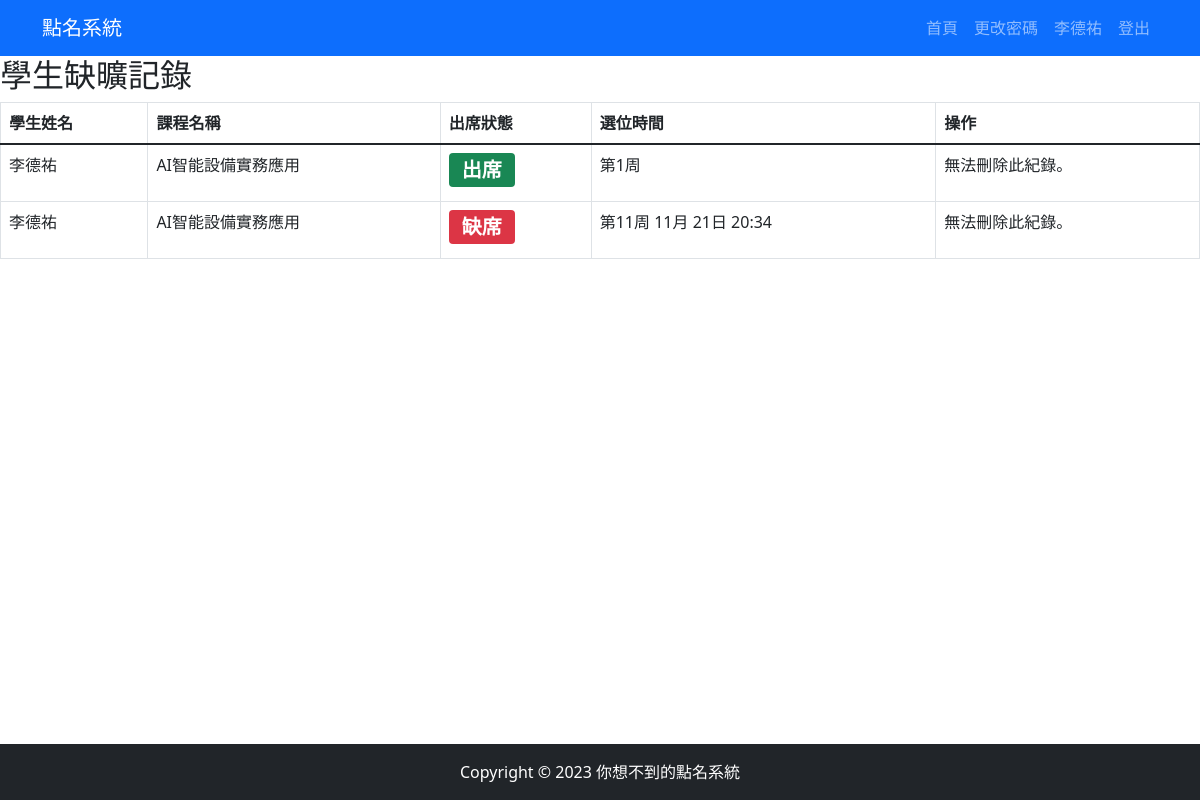
Page /record/AI智能設備實務應用/ (signed in) on the committed database.
### loginapp/models.py (models this page shows, shortened)
class Student(models.Model):
    className = models.CharField(max_length=20, verbose_name='班級名稱')
    studentID = models.CharField(max_length=10, primary_key=True, verbose_name='學號')
    name = models.CharField(max_length=30, verbose_name='姓名')
    password = models.CharField(max_length=128, verbose_name='密碼')
    email = models.EmailField(max_length=254, verbose_name='email')
    is_student = models.BooleanField(default=True)
    is_teacher = models.BooleanField(default=False)
    def __str__(self):
        return self.name
    class Meta:
        verbose_name = '學生'
        verbose_name_plural = '學生列表'

class Course_seat(models.Model):
    WEEK_CHOICES = [(i, f'{i}周') for i in range(1, 19)]  # 生成1到18周的选择项
    id = models.AutoField(primary_key=True, verbose_name='ID')
    student = models.ForeignKey(Student, on_delete=models.CASCADE, verbose_name='學生')
    number = models.IntegerField(default=0, null=True, verbose_name='座位號')
    course = models.ForeignKey(Course, on_delete=models.CASCADE, verbose_name='課程')
    is_absent = models.BooleanField(default=False, verbose_name='是否缺席')
    selection_time = models.DateTimeField(null=True, verbose_name='選課時間')
    week_number = models.IntegerField(choices=WEEK_CHOICES, default=1, verbose_name='周數')
    FIRST_WEEK_START_TIME = datetime(2023, 1, 1)
    def __str__(self):
        return self.student.name
    class Meta:
        verbose_name = '選課座位'
        verbose_name_plural = '選課座位列表'

class Course(models.Model):
    course_key = models.CharField(
        max_length=20, primary_key=True, default="", verbose_name="課程代碼")  # 課程代碼
    teacher_key = models.ForeignKey(
        Teacher, on_delete=models.CASCADE, verbose_name="教師代碼")  # 教師代碼
    course_name = models.CharField(max_length=20, verbose_name="課程名稱")  # 課程名稱
    department = models.CharField(max_length=20, verbose_name="科系")  # 科系
    course_grade = models.CharField(max_length=20, verbose_name="年級")  # 年級
    course_className = models.CharField(max_length=20, verbose_name="班別")  # 班別
    classroom = models.ForeignKey(
        Classroom, on_delete=models.CASCADE, verbose_name="教室代碼")  # 教室代碼
    seat = models.IntegerField(default=0, verbose_name="座位")  # 座位
    DAY_CHOICES = [
        (1, '星期一'),
        (2, '星期二'),
        (3, '星期三'),
        (4, '星期四'),
        (5, '星期五'),
        (6, '星期六'),
        (7, '星期天'),
    ]
    day_of_week = models.IntegerField(choices=DAY_CHOICES, default=1)
    class_time = models.TimeField(null=True, blank=True)  # 上課時間，默认为null，可以为空
    class Meta:
        verbose_name = '課程'
        verbose_name_plural = '課程列表'

### loginapp/views.py (the view, shortened to what this page needs)
# urls.py: path('record/<str:subject>/', views.record, name='record'),
def record(request, subject):
    username = request.session.get('username')
    position = request.session.get('position')
    current_time = datetime.now()
    weeks_passed = calculate_week_number(current_time)
    all_weeks = range(1, 19)  # 假設週數範圍為1到18
    form = WeekSelectForm(request.GET or None)
    selected_week = form['week_number'].value() if form.is_valid(
    ) and form['week_number'].value() != '' else None
    if selected_week == '':
        selected_week = None
    if position == 'student':
        course_selection = Course_Selection.objects.filter(studentID=username)
        username2 = Student.objects.get(studentID=username)
        course_seats = Course_seat.objects.filter(student=username)
    del_btn = False  # 默认情况下不显示删除按钮
    current_time_minus_10_minutes = current_time - timedelta(minutes=10)
    course_time = Course.objects.get(course_name=subject)
    class_datetime = datetime.combine(datetime.today(), course_time.class_time)
    course_time_start = class_datetime - timedelta(minutes=10)
    course_time_end = class_datetime + timedelta(minutes=10)
    print(username)
    print(course_seats)
    return render(request, "record.html", {
        "subject": subject,
        "position": position,
        'course_seats': course_seats,
        "username2": username2,
        "del_btn": del_btn,
        "current_time": current_time,
        'current_time_minus_10_minutes': current_time_minus_10_minutes,
        'course_time_start': course_time_start,
        'course_time_end': course_time_end,
        "form": form,
        "all_weeks": all_weeks,
        "selected_week": selected_week,
    })

### loginapp/views.py (called while the page is built)
def calculate_week_number(current_time):
    first_week_start_time = datetime(2023, 9, 10)
    weeks_passed = (current_time - first_week_start_time).days // 7 + 1
    return weeks_passed

### templates/record.html (shortened to what this page needs)
{% extends 'base.html' %}
{% block content %}
<h2>學生缺曠記錄</h2>
<table class="table table-bordered">
    <thead>
        <tr>
            <th>學生姓名</th>
            <th>課程名稱</th>
            <th>出席狀態</th>
            <th>選位時間</th>
            <th>操作</th>
        </tr>
    </thead>
    <tbody>
        {% for course_seat in course_seats %}
            {% if course_seat.course.course_name == subject %}
                <tr>
                    <td>{{ course_seat.student }}</td>
                    <td>{{ course_seat.course.course_name }}</td>
                    <td>
                        {% if course_seat.is_absent  %}
                            <span class="badge bg-danger fs-5">缺席</span>
                        {% else %}
                            <span class="badge bg-success fs-5">出席</span>
                        {% endif %}
                    </td>
                    <td>
                        第{{ course_seat.week_number }}周{{ course_seat.selection_time|date:" n月 j日 G:i" }}
                    </td>
                    <td class="delete-button">
                        {% if course_seat.is_absent %}
                            <p>無法刪除此紀錄。</p>
                        {% else %}
                            {% if course_time_start|date:"U" < current_time|date:"U" and current_time|date:"U" < course_time_end|date:"U" and course_seat.selection_time.date == current_time.date or position == 'teacher'%}
                                <form action="{% url 'record' subject=subject %}" method="post">
                                    {% csrf_token %}
                                    <input type="hidden" name="course_seat_id" value="{{ course_seat.id }}">
                                    <button type="submit" class="btn btn-danger btn-sm">刪除</button>
                                </form>
                            {% else %}
                                <p>無法刪除此紀錄。</p>
                            {% endif %}
                        {% endif %}
                    </td>
                </tr>
            {% endif %}
        {% endfor %}
    </tbody>
</table>
{% endblock %}

### templates/base.html (shortened to what this page needs)
<!doctype html>
{% load static %}
<html lang="en">
    <head>
        <link href="https://cdn.jsdelivr.net/npm/bootstrap@5.1.1/dist/css/bootstrap.min.css" rel="stylesheet"
>
    </head>
    <body>
        <nav class="navbar navbar-expand-lg navbar-dark bg-primary">
            <div class="container">
                <a class="navbar-brand" href="">點名系統</a>
                <div>
                    <ul class="navbar-nav">
                        <li class="nav-item">
                            <a class="nav-link" href="/index/">首頁</a>
                        </li>
                        <li class="nav-item">
                            <a class="nav-link" href="/change-password/">更改密碼</a>
                        </li>
                        {% if request.session.username %}
                        <li class="nav-item ">
                            <a class="nav-link" href="/index/">{{ username2 }}</a>
                        </li>
                        {% else %}
                        <li class="nav-item">
                            <a class="nav-link" href="/login/">登入</a>
                        </li>
                        {% endif %}
                        <li class="nav-item">
                            <a class="nav-link" href="/logout">登出</a>
                        </li>
                    </ul>
                </div>
            </div>
         </nav>
        {% block content %}{% endblock  %}
        <div>
           <br><br><br>
        </div>
        <footer class="py-3 bg-dark fixed-bottom">
           <div class="container">
               <p class="m-0 text-center text-white">Copyright &copy; 2023 你想不到的點名系統 </p>
           </div>
        </footer>
    </body>
</html>

### rows in the picture
Student: name "李德祐"
Course_seat: student "李德祐", course.course_name "AI智能設備實務應用", is_absent "出席", week_number "1"
Course_seat: student "李德祐", course.course_name "AI智能設備實務應用", is_absent "缺席", week_number "11", selection_time "11月 21日 20:34"
